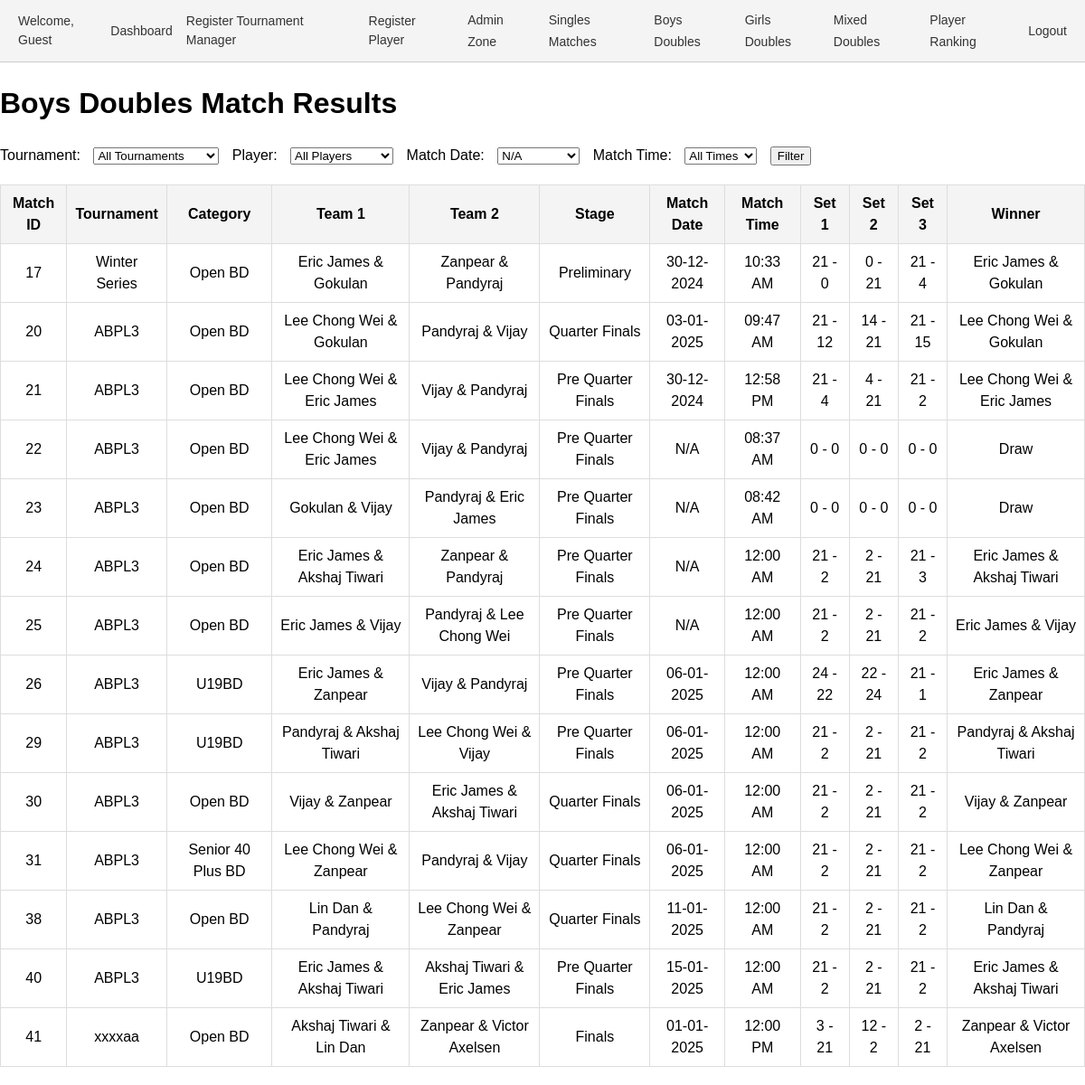
The page /results_bd.php on the database its author committed.
### tables this page shows
CREATE TABLE `matches` (
  `id` int(11) NOT NULL,
  `tournament_id` int(11) NOT NULL,
  `category_id` int(11) NOT NULL,
  `pool` enum('A','B') DEFAULT NULL,
  `player1_id` int(11) DEFAULT NULL,
  `player2_id` int(11) DEFAULT NULL,
  `pre_quarter` tinyint(1) DEFAULT 0,
  `quarter` tinyint(1) DEFAULT 0,
  `semi` tinyint(1) DEFAULT 0,
  `final` tinyint(1) DEFAULT 0,
  `set1_player1_points` int(11) DEFAULT 0,
  `set1_player2_points` int(11) DEFAULT 0,
  `set2_player1_points` int(11) DEFAULT 0,
  `set2_player2_points` int(11) DEFAULT 0,
  `set3_player1_points` int(11) DEFAULT 0,
  `set3_player2_points` int(11) DEFAULT 0,
  `created_by` int(11) DEFAULT NULL,
  `stage` enum('Pre Quarter Finals','Quarter Finals','Semifinals','Finals','Preliminary') NOT NULL,
  `match_date` date DEFAULT NULL,
  `match_time` varchar(255) NOT NULL,
  `date` date DEFAULT NULL,
  `team1_player1_id` int(11) NOT NULL DEFAULT 0,
  `team1_player2_id` int(11) NOT NULL DEFAULT 0,
  `team2_player1_id` int(11) DEFAULT 0,
  `team2_player2_id` int(11) DEFAULT 0,
  `set1_team1_points` int(11) NOT NULL DEFAULT 0,
  `set1_team2_points` int(11) DEFAULT 0,
  `set2_team1_points` int(11) DEFAULT 0,
  `set2_team2_points` int(11) DEFAULT 0,
  `set3_team1_points` int(11) DEFAULT 0,
  `set3_team2_points` int(11) DEFAULT 0,
  `player3_id` int(11) DEFAULT NULL,
  `player4_id` int(11) DEFAULT NULL,
  `deleted_at` datetime DEFAULT NULL
);

CREATE TABLE `tournaments` (
  `id` int(11) NOT NULL,
  `name` varchar(255) NOT NULL,
  `created_by` int(11) DEFAULT NULL,
  `year` int(11) NOT NULL DEFAULT year(curdate()),
  `moderated_by` int(11) DEFAULT NULL
);

CREATE TABLE `categories` (
  `id` int(11) NOT NULL,
  `name` varchar(255) NOT NULL,
  `created_by` int(11) NOT NULL,
  `age_group` varchar(255) DEFAULT NULL,
  `sex` varchar(10) DEFAULT NULL,
  `type` enum('singles','doubles','mixed doubles') DEFAULT 'singles',
  `tournament_id` int(11) NOT NULL
);

### results_bd.php (the view, shortened to what this page needs)
<?php include 'header.php'; ?>
<?php
require_once 'conn.php';
$conn = new mysqli($servername, $username, $password, $dbname);
$match_date = $_GET['match_date'] ?? '';
$dates = $conn->query("SELECT DISTINCT match_date FROM matches ORDER BY match_date");
$query = "
    SELECT
        m.id AS match_id,
        t.name AS tournament_name,
        c.name AS category_name,
        c.type AS category_type, /* Singles, Doubles, or Mixed Doubles */
        p1.name AS team1_player1_name,
        p2.name AS team1_player2_name,
        p3.name AS team2_player1_name,
        p4.name AS team2_player2_name,
        m.stage,
        m.match_date,
        m.match_time,
        m.set1_team1_points,
        m.set1_team2_points,
        m.set2_team1_points,
        m.set2_team2_points,
        m.set3_team1_points,
        m.set3_team2_points
    FROM matches m
    INNER JOIN tournaments t ON m.tournament_id = t.id
    INNER JOIN categories c ON m.category_id = c.id
    LEFT JOIN players p1 ON m.team1_player1_id = p1.id
    LEFT JOIN players p2 ON m.team1_player2_id = p2.id
    LEFT JOIN players p3 ON m.team2_player1_id = p3.id
    LEFT JOIN players p4 ON m.team2_player2_id = p4.id
    WHERE c.type = 'doubles' AND c.sex = 'M' /* Filter only doubles and male categories */
";
$query .= " ORDER BY m.id";
$result = $conn->query($query);
?>
<!DOCTYPE html>
<html lang="en">
<head>
</head>
<body>
    <h1>Boys Doubles Match Results</h1>
    <form method="get">
        <label for="tournament_id">Tournament:</label>
        <select name="tournament_id" id="tournament_id">
            <option value="">All Tournaments</option>
        </select>
        <label for="player_id">Player:</label>
        <select name="player_id" id="player_id">
            <option value="">All Players</option>
        </select>
        <label for="match_date">Match Date:</label>
        <select name="match_date" id="match_date">
            <?php while ($row = $dates->fetch_assoc()): ?>
                <option value="<?= $row['match_date'] ?>" <?= $match_date == $row['match_date'] ? 'selected' : '' ?>>
                    <?= $row['match_date'] ? date("d-m-Y", strtotime($row['match_date'])) : 'N/A' ?>
                </option>
            <?php endwhile; ?>
        </select>
        <label for="datetime">Match Time:</label>
        <select name="datetime" id="datetime">
            <option value="">All Times</option>
        </select>
        <button type="submit">Filter</button>
    </form>
    <?php if ($result->num_rows > 0): ?>
        <table>
            <tr>
                <th>Match ID</th>
                <th>Tournament</th>
                <th>Category</th>
                <th>Team 1</th>
                <th>Team 2</th>
                <th>Stage</th>
                <th>Match Date</th>
                <th>Match Time</th>
                <th>Set 1</th>
                <th>Set 2</th>
                <th>Set 3</th>
                <th>Winner</th>
            </tr>
            <?php while ($row = $result->fetch_assoc()):
                $team1 = $row['team1_player1_name'] . " & " . $row['team1_player2_name'];
                $team2 = $row['team2_player1_name'] . " & " . $row['team2_player2_name'];
                $team1_total = $row['set1_team1_points'] + $row['set2_team1_points'] + $row['set3_team1_points'];
                $team2_total = $row['set1_team2_points'] + $row['set2_team2_points'] + $row['set3_team2_points'];
                $winner = $team1_total > $team2_total ? $team1 : ($team1_total < $team2_total ? $team2 : 'Draw');
            ?>
                <tr>
                    <td><?= $row['match_id'] ?></td>
                    <td><?= $row['tournament_name'] ?></td>
                    <td><?= $row['category_name'] ?></td>
                    <td><?= $team1 ?></td>
                    <td><?= $team2 ?></td>
                    <td><?= $row['stage'] ?></td>
                    <td><?= $row['match_date'] ? date("d-m-Y", strtotime($row['match_date'])) : 'N/A' ?></td>
                    <td><?= $row['match_time'] ? date("h:i A", strtotime($row['match_time'])) : 'N/A' ?></td>
                    <td><?= $row['set1_team1_points'] . ' - ' . $row['set1_team2_points'] ?></td>
                    <td><?= $row['set2_team1_points'] . ' - ' . $row['set2_team2_points'] ?></td>
                    <td><?= $row['set3_team1_points'] . ' - ' . $row['set3_team2_points'] ?></td>
                    <td><?= $winner ?></td>
                </tr>
            <?php endwhile; ?>
        </table>
    <?php else: ?>
        <p>No matches found for the selected filters.</p>
    <?php endif; ?>
</body>
</html>

### header.php (shortened to what this page needs)
<?php
$logged_in_user = 'Guest';
?>
<!DOCTYPE html>
<html lang="en">
<head>
</head>
<body>
    <div class="header">
        <div class="welcome">
            <span>Welcome, <?= htmlspecialchars($logged_in_user) ?></span>
        </div>
        <div class="links">
            <a href="dashboard.php">Dashboard</a>
            <a href="register.php">Register Tournament Manager</a>
            <a href="register_player.php">Register Player</a>
            <div class="dropdown">
                <a href="#">Admin Zone</a>
            </div>
            <div class="dropdown">
                <a href="#">Singles Matches</a>
            </div>
            <div class="dropdown">
                <a href="#">Boys Doubles</a>
            </div>
            <div class="dropdown">
                <a href="#">Girls Doubles</a>
            </div>
            <div class="dropdown">
                <a href="#">Mixed Doubles</a>
            </div>
            <div class="dropdown">
                <a href="#">Player Ranking</a>
            </div>
            <a href="logout.php">Logout</a>
        </div>
    </div>
</body>
</html>

### header.php (style rules this page uses)
body { margin: 0; padding: 0; font-family: Arial, sans-serif; line-height: 1.5; }
.header { display: flex; justify-content: space-between; align-items: center; background-color: #f4f4f4; padding: 10px 20px; border-bottom: 1px solid #ccc; }
.header .welcome { font-size: 14px; color: #333; }
.header .links { display: flex; gap: 15px; align-items: center; }
.header .links a { text-decoration: none; color: #333; font-size: 14px; }
.dropdown { position: relative; }

### results_bd.php (style rules this page uses)
body { font-family: Arial, sans-serif; margin: 0px; }
table { width: 100%; border-collapse: collapse; margin: 20px 0; }
th, td { border: 1px solid #ddd; padding: 8px; text-align: center; }
th { background-color: #f4f4f4; }
form { margin-bottom: 20px; }
label, select, button { margin-right: 10px; }

### rows shown on the page
matches: id "17", tournament.name "Winter Series", category.name "Open BD", team1 "Eric James & Gokulan", team2 "Zanpear & Pandyraj", stage "Preliminary", match_date "30-12-2024", match_time "10:33 AM", set1_team1_points "21", set1_team2_points "0", set2_team1_points "0", set2_team2_points "21", set3_team1_points "21", set3_team2_points "4", winner "Eric James & Gokulan"
matches: id "20", tournament.name "ABPL3", category.name "Open BD", team1 "Lee Chong Wei & Gokulan", team2 "Pandyraj & Vijay", stage "Quarter Finals", match_date "03-01-2025", match_time "09:47 AM", set1_team1_points "21", set1_team2_points "12", set2_team1_points "14", set2_team2_points "21", set3_team1_points "21", set3_team2_points "15", winner "Lee Chong Wei & Gokulan"
matches: id "21", tournament.name "ABPL3", category.name "Open BD", team1 "Lee Chong Wei & Eric James", team2 "Vijay & Pandyraj", stage "Pre Quarter Finals", match_date "30-12-2024", match_time "12:58 PM", set1_team1_points "21", set1_team2_points "4", set2_team1_points "4", set2_team2_points "21", set3_team1_points "21", set3_team2_points "2", winner "Lee Chong Wei & Eric James"
matches: id "22", tournament.name "ABPL3", category.name "Open BD", team1 "Lee Chong Wei & Eric James", team2 "Vijay & Pandyraj", stage "Pre Quarter Finals", shows "N/A", match_time "08:37 AM", set1_team1_points "0", set1_team2_points "0", set2_team1_points "0", set2_team2_points "0", set3_team1_points "0", set3_team2_points "0", winner "Draw"
matches: id "23", tournament.name "ABPL3", category.name "Open BD", team1 "Gokulan & Vijay", team2 "Pandyraj & Eric James", stage "Pre Quarter Finals", shows "N/A", match_time "08:42 AM", set1_team1_points "0", set1_team2_points "0", set2_team1_points "0", set2_team2_points "0", set3_team1_points "0", set3_team2_points "0", winner "Draw"
matches: id "24", tournament.name "ABPL3", category.name "Open BD", team1 "Eric James & Akshaj Tiwari", team2 "Zanpear & Pandyraj", stage "Pre Quarter Finals", shows "N/A", match_time "12:00 AM", set1_team1_points "21", set1_team2_points "2", set2_team1_points "2", set2_team2_points "21", set3_team1_points "21", set3_team2_points "3", winner "Eric James & Akshaj Tiwari"
matches: id "25", tournament.name "ABPL3", category.name "Open BD", team1 "Eric James & Vijay", team2 "Pandyraj & Lee Chong Wei", stage "Pre Quarter Finals", shows "N/A", match_time "12:00 AM", set1_team1_points "21", set1_team2_points "2", set2_team1_points "2", set2_team2_points "21", set3_team1_points "21", set3_team2_points "2", winner "Eric James & Vijay"
matches: id "26", tournament.name "ABPL3", category.name "U19BD", team1 "Eric James & Zanpear", team2 "Vijay & Pandyraj", stage "Pre Quarter Finals", match_date "06-01-2025", match_time "12:00 AM", set1_team1_points "24", set1_team2_points "22", set2_team1_points "22", set2_team2_points "24", set3_team1_points "21", set3_team2_points "1", winner "Eric James & Zanpear"
matches: id "29", tournament.name "ABPL3", category.name "U19BD", team1 "Pandyraj & Akshaj Tiwari", team2 "Lee Chong Wei & Vijay", stage "Pre Quarter Finals", match_date "06-01-2025", match_time "12:00 AM", set1_team1_points "21", set1_team2_points "2", set2_team1_points "2", set2_team2_points "21", set3_team1_points "21", set3_team2_points "2", winner "Pandyraj & Akshaj Tiwari"
matches: id "30", tournament.name "ABPL3", category.name "Open BD", team1 "Vijay & Zanpear", team2 "Eric James & Akshaj Tiwari", stage "Quarter Finals", match_date "06-01-2025", match_time "12:00 AM", set1_team1_points "21", set1_team2_points "2", set2_team1_points "2", set2_team2_points "21", set3_team1_points "21", set3_team2_points "2", winner "Vijay & Zanpear"
matches: id "31", tournament.name "ABPL3", category.name "Senior 40 Plus BD", team1 "Lee Chong Wei & Zanpear", team2 "Pandyraj & Vijay", stage "Quarter Finals", match_date "06-01-2025", match_time "12:00 AM", set1_team1_points "21", set1_team2_points "2", set2_team1_points "2", set2_team2_points "21", set3_team1_points "21", set3_team2_points "2", winner "Lee Chong Wei & Zanpear"
matches: id "38", tournament.name "ABPL3", category.name "Open BD", team1 "Lin Dan & Pandyraj", team2 "Lee Chong Wei & Zanpear", stage "Quarter Finals", match_date "11-01-2025", match_time "12:00 AM", set1_team1_points "21", set1_team2_points "2", set2_team1_points "2", set2_team2_points "21", set3_team1_points "21", set3_team2_points "2", winner "Lin Dan & Pandyraj"
matches: id "40", tournament.name "ABPL3", category.name "U19BD", team1 "Eric James & Akshaj Tiwari", team2 "Akshaj Tiwari & Eric James", stage "Pre Quarter Finals", match_date "15-01-2025", match_time "12:00 AM", set1_team1_points "21", set1_team2_points "2", set2_team1_points "2", set2_team2_points "21", set3_team1_points "21", set3_team2_points "2", winner "Eric James & Akshaj Tiwari"
matches: id "41", tournament.name "xxxxaa", category.name "Open BD", team1 "Akshaj Tiwari & Lin Dan", team2 "Zanpear & Victor Axelsen", stage "Finals", match_date "01-01-2025", match_time "12:00 PM", set1_team1_points "3", set1_team2_points "21", set2_team1_points "12", set2_team2_points "2", set3_team1_points "2", set3_team2_points "21", winner "Zanpear & Victor Axelsen"

### other values the page prints
$logged_in_user "Guest"
